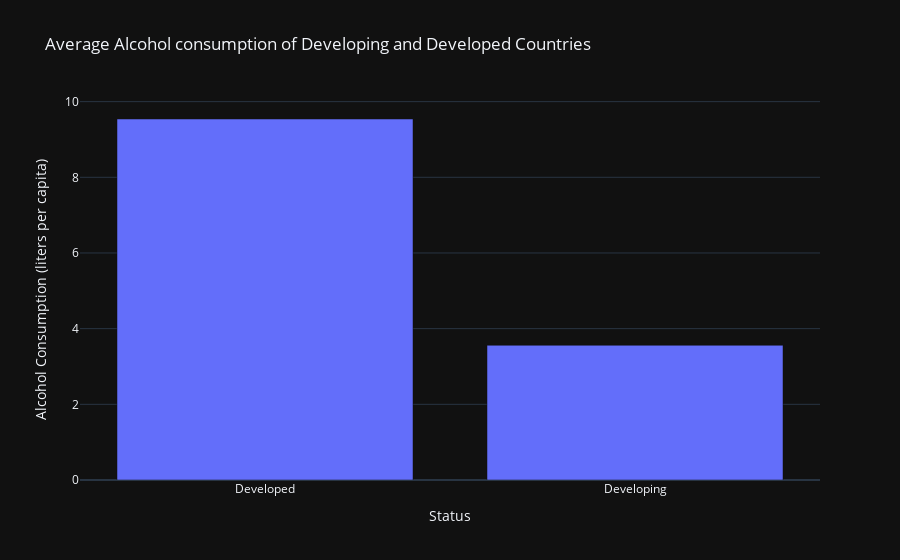

Notebook code for this chart:
### Code cell
fig = px.bar(df.groupby('Status',
as_index=False).agg({'Alcohol':'mean'}), y='Alcohol',
x='Status',
title='Average Alcohol consumption of Developing and Developed Countries',
labels={'Alcohol':'Alcohol Consumption (liters per capita)', 'Life expectancy':'Life Expectancy (years)'},
template='plotly_dark')
# Show the plot
fig.show()

### Figure 1 — Plotly figure (JSON) as saved in the notebook; plotly's stock layout.template omitted (floating-point values rounded to 4 significant figures)
{"data": [{"hovertemplate": "Status=%{x}<br>Alcohol Consumption (liters per capita)=%{y}<extra></extra>", "legendgroup": "", "marker": {"color": "#636efa", "pattern": {"shape": ""}}, "name": "", "orientation": "v", "showlegend": false, "textposition": "auto", "type": "bar", "x": ["Developed", "Developing"], "xaxis": "x", "y": [9.541, 3.561], "yaxis": "y"}], "layout": {"barmode": "relative", "legend": {"tracegroupgap": 0}, "title": {"text": "Average Alcohol consumption of Developing and Developed Countries"}, "xaxis": {"anchor": "y", "domain": [0, 1], "title": {"text": "Status"}}, "yaxis": {"anchor": "x", "domain": [0, 1], "title": {"text": "Alcohol Consumption (liters per capita)"}}}}
